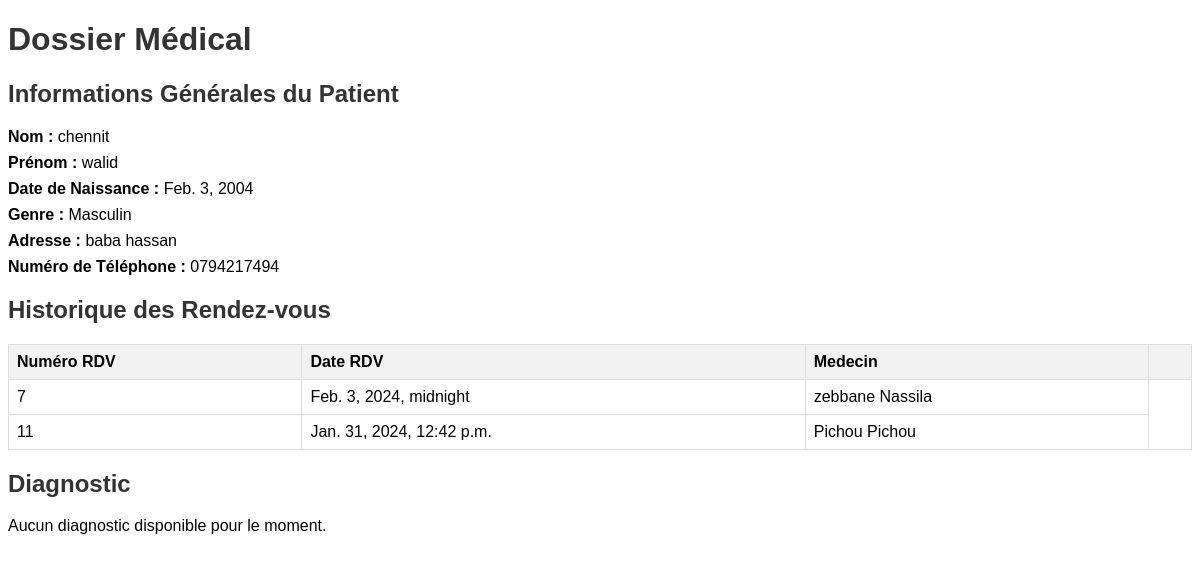
Page /dossier_medical/1/ on the committed database.
### app1/models.py (models this page shows, shortened)
class Dossier(models.Model) :
    Num_D = models.AutoField(primary_key=True)
    Derniere_modif = models.DateTimeField(auto_now=True)
    Num_Patient = models.OneToOneField(Patient,on_delete = models.CASCADE)

class Patient(models.Model) :
    Num_P = models.AutoField(primary_key=True)
    Nom_P = models.CharField(max_length = 50)
    Prenom_P = models.CharField(max_length = 50)
    DateNaissance = models.DateField()
    Telephone_P = models.CharField(max_length = 10, help_text = 'Entrez un numero de telephone valable svp')
    Adresse_P = models.CharField(max_length = 50)
    choix_genre = [
        ('M', 'Masculin'),
        ('F', 'Feminin'),
    ]
    Genre = models.CharField(max_length = 1,choices = choix_genre)

class RendezVous(models.Model) :
    Num_rdv = models.AutoField(primary_key=True)
    Date_rdv = models.DateTimeField()
    salle = models.ForeignKey('Salle', on_delete=models.CASCADE)
    Num_Patient = models.ForeignKey(Patient,on_delete = models.CASCADE)
    Num_Medecin = models.ForeignKey(Medecin,on_delete = models.CASCADE)
    choix_departement = [
        ('Card','Cardiology'),
        ('Neuro','Neurology'),
        ('Urol','Urology'),
        ('Rheum','Rheumatology'),
        ('ENT','Ear, Nose, and Throat'),
    ]
    departement = models.CharField(max_length = 50, choices = choix_departement)

class Medecin(models.Model) :
    Num_M = models.AutoField(primary_key=True)
    Nom_M = models.CharField(max_length = 50)
    Prenom_M = models.CharField(max_length = 50)
    Telephone_M = models.CharField(max_length = 10, help_text = 'Entrez un numero de telephone valable svp')
    choix_speciailte = [
        ('Cardiologist','Cardiologist'),
        ('Neurologist','Neurologist'),
        ('Urologist','Urologist'),
        ('Rheumatologist','Rheumatologist'),
        ('Otolaryngologist','Otolaryngologist'),
    ]
    specialite = models.CharField(max_length = 50, choices = choix_speciailte)

### app1/views.py (the view)
# urls.py: path('dossier_medical/<int:patient_id>/', Dossier_medical, name='Dossier_medical'),
def Dossier_medical(request, patient_id):
    patient = get_object_or_404(Patient, Num_P=patient_id)
    dossier, created = Dossier.objects.get_or_create(Num_Patient=patient)
    if request.method == 'POST':
        form = DossierForm(request.POST, instance=dossier)
        if form.is_valid():
            form.save()
            return redirect('dossier_medical', patient_id=patient.id)
    else:
        form = DossierForm(instance=dossier)
    return render(request, 'dossier_medical.html', {'form': form, 'dossier_medical': dossier})

### app1/templates/dossier_medical.html (shortened to what this page needs)
<!DOCTYPE html>
{% load static %}
<html lang="en">
<head>
    <link href="{% static 'css/style_dossier.css' %}" rel="stylesheet" >
</head>
<body>
<h1>Dossier Médical</h1>
<h2>Informations Générales du Patient</h2>
<ul>
    <li><strong>Nom :</strong> {{ dossier_medical.Num_Patient.Nom_P }}</li>
    <li><strong>Prénom :</strong> {{ dossier_medical.Num_Patient.Prenom_P }}</li>
    <li><strong>Date de Naissance :</strong> {{ dossier_medical.Num_Patient.DateNaissance }}</li>
    <li><strong>Genre :</strong> {{ dossier_medical.Num_Patient.get_Genre_display }}</li>
    <li><strong>Adresse :</strong> {{ dossier_medical.Num_Patient.Adresse_P }}</li>
    <li><strong>Numéro de Téléphone :</strong> {{ dossier_medical.Num_Patient.Telephone_P }}</li>
</ul>
<h2>Historique des Rendez-vous</h2>
<table border="1">
    <thead>
        <tr>
            <th>Numéro RDV</th>
            <th>Date RDV</th>
            <th>Medecin</th>
            <th></th>
        </tr>
    </thead>
    <tbody>
        {% for rendezvous in dossier_medical.Num_Patient.rendezvous_set.all %}
        <tr>
            <td>{{ rendezvous.Num_rdv }}</td>
            <td>{{ rendezvous.Date_rdv }}</td>
            <td>{{ rendezvous.Num_Medecin.Nom_M }} {{ rendezvous.Num_Medecin.Prenom_M}}</td>
        </tr>
         {% endfor %}
    </tbody>
</table>
<h2>Diagnostic</h2>
{% if dossier_medical.Num_Patient.Num_rdv.Num_Diagnostic %}
    <ul>
        <li><strong>Description du Diagnostic :</strong> {{ dossier_medical.Num_Patient.Num_rdv.Num_Diagnostic.Desc_diag }}</li>
    </ul>
{% else %}
    <p>Aucun diagnostic disponible pour le moment.</p>
{% endif %}
</body>
</html>

### app1/static/css/style_dossier.css (style rules this page uses)
body { font-family: Arial, sans-serif; }
h1, h2 { color: #333; }
ul { list-style-type: none; padding: 0; }
li { margin-bottom: 8px; }
table { border-collapse: collapse; width: 100%; }
table, th, td { border: 1px solid #ddd; }
th, td { padding: 8px; text-align: left; }
th { background-color: #f2f2f2; }

### rows in the picture
Dossier: Num_Patient.Nom_P "chennit", Num_Patient.Prenom_P "walid", Num_Patient.DateNaissance "Feb. 3, 2004", Num_Patient.Genre "Masculin", Num_Patient.Adresse_P "baba hassan", Num_Patient.Telephone_P "0794217494"
RendezVous: Num_rdv "7", Date_rdv "Feb. 3, 2024, midnight", Num_Medecin.Nom_M "zebbane", Num_Medecin.Prenom_M "Nassila"
RendezVous: Num_rdv "11", Date_rdv "Jan. 31, 2024, 12:42 p.m.", Num_Medecin.Nom_M "Pichou", Num_Medecin.Prenom_M "Pichou"
